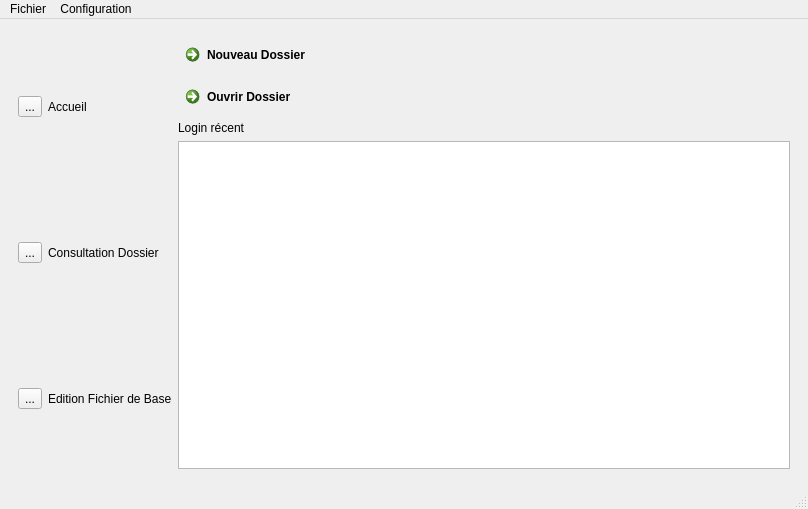
<?xml version="1.0" encoding="UTF-8"?>
<ui version="4.0">
 <class>MainWindow</class>
 <widget class="QMainWindow" name="MainWindow">
  <property name="geometry">
   <rect>
    <x>0</x>
    <y>0</y>
    <width>808</width>
    <height>509</height>
   </rect>
  </property>
  <property name="windowTitle">
   <string>MainWindow</string>
  </property>
  <widget class="QWidget" name="centralwidget">
   <layout class="QVBoxLayout" name="verticalLayout_5">
    <item>
     <widget class="QWidget" name="horizontalWidget_6" native="true">
      <property name="enabled">
       <bool>true</bool>
      </property>
      <property name="maximumSize">
       <size>
        <width>16777215</width>
        <height>461</height>
       </size>
      </property>
      <layout class="QHBoxLayout" name="horizontalLayout_8">
       <property name="sizeConstraint">
        <enum>QLayout::SetDefaultConstraint</enum>
       </property>
       <item>
        <layout class="QVBoxLayout" name="verticalLayout_2">
         <item>
          <layout class="QHBoxLayout" name="horizontalLayout_2">
           <item>
            <widget class="QToolButton" name="toolButton">
             <property name="text">
              <string>...</string>
             </property>
            </widget>
           </item>
           <item>
            <widget class="QLabel" name="label">
             <property name="text">
              <string>Accueil</string>
             </property>
            </widget>
           </item>
          </layout>
         </item>
         <item>
          <layout class="QHBoxLayout" name="horizontalLayout_3">
           <item>
            <widget class="QToolButton" name="toolButton_2">
             <property name="text">
              <string>...</string>
             </property>
            </widget>
           </item>
           <item>
            <widget class="QLabel" name="label_3">
             <property name="text">
              <string>Consultation Dossier</string>
             </property>
            </widget>
           </item>
          </layout>
         </item>
         <item>
          <layout class="QHBoxLayout" name="horizontalLayout_4">
           <item>
            <widget class="QToolButton" name="toolButton_3">
             <property name="text">
              <string>...</string>
             </property>
            </widget>
           </item>
           <item>
            <widget class="QLabel" name="label_2">
             <property name="text">
              <string>Edition Fichier de Base</string>
             </property>
            </widget>
           </item>
          </layout>
         </item>
        </layout>
       </item>
       <item>
        <layout class="QVBoxLayout" name="verticalLayout">
         <item>
          <layout class="QVBoxLayout" name="verticalLayout_4">
           <item>
            <widget class="QCommandLinkButton" name="commandLinkButton">
             <property name="text">
              <string>Nouveau Dossier</string>
             </property>
            </widget>
           </item>
           <item>
            <layout class="QHBoxLayout" name="horizontalLayout"/>
           </item>
           <item>
            <widget class="QCommandLinkButton" name="commandLinkButton_2">
             <property name="text">
              <string>Ouvrir Dossier</string>
             </property>
            </widget>
           </item>
           <item>
            <layout class="QHBoxLayout" name="horizontalLayout_5"/>
           </item>
           <item>
            <widget class="QLabel" name="label_4">
             <property name="text">
              <string>Login récent</string>
             </property>
            </widget>
           </item>
           <item>
            <widget class="QListView" name="listView_2"/>
           </item>
          </layout>
         </item>
        </layout>
       </item>
      </layout>
     </widget>
    </item>
   </layout>
  </widget>
  <widget class="QMenuBar" name="menubar">
   <property name="geometry">
    <rect>
     <x>0</x>
     <y>0</y>
     <width>808</width>
     <height>22</height>
    </rect>
   </property>
   <widget class="QMenu" name="menuFichier">
    <property name="title">
     <string>Fichier</string>
    </property>
    <addaction name="actionNouveau_Dossier"/>
    <addaction name="actionCharger_Dossier"/>
   </widget>
   <widget class="QMenu" name="menuConfiguration">
    <property name="title">
     <string>Configuration</string>
    </property>
    <addaction name="actionChanger_Categorie"/>
    <addaction name="actionChanger_Credits"/>
    <addaction name="actionChanger_UV"/>
    <addaction name="actionChanger_Formation"/>
    <addaction name="actionChanger_Filiere"/>
    <addaction name="actionChanger_Note"/>
    <addaction name="actionChanger_Periode"/>
   </widget>
   <addaction name="menuFichier"/>
   <addaction name="menuConfiguration"/>
  </widget>
  <widget class="QStatusBar" name="statusbar"/>
  <action name="actionNouveau_Dossier">
   <property name="text">
    <string>Nouveau Dossier</string>
   </property>
  </action>
  <action name="actionCharger_Dossier">
   <property name="text">
    <string>Charger Dossier</string>
   </property>
  </action>
  <action name="actionChanger_Categorie">
   <property name="text">
    <string>Changer Categorie</string>
   </property>
  </action>
  <action name="actionChanger_Credits">
   <property name="text">
    <string>Changer Credits</string>
   </property>
  </action>
  <action name="actionChanger_UV">
   <property name="text">
    <string>Changer UV</string>
   </property>
  </action>
  <action name="actionChanger_Formation">
   <property name="text">
    <string>Changer Formation</string>
   </property>
  </action>
  <action name="actionChanger_Filiere">
   <property name="text">
    <string>Changer Filiere</string>
   </property>
  </action>
  <action name="actionChanger_Note">
   <property name="text">
    <string>Changer Note</string>
   </property>
  </action>
  <action name="actionChanger_Periode">
   <property name="text">
    <string>Changer Periode</string>
   </property>
  </action>
 </widget>
 <resources/>
 <connections/>
</ui>
